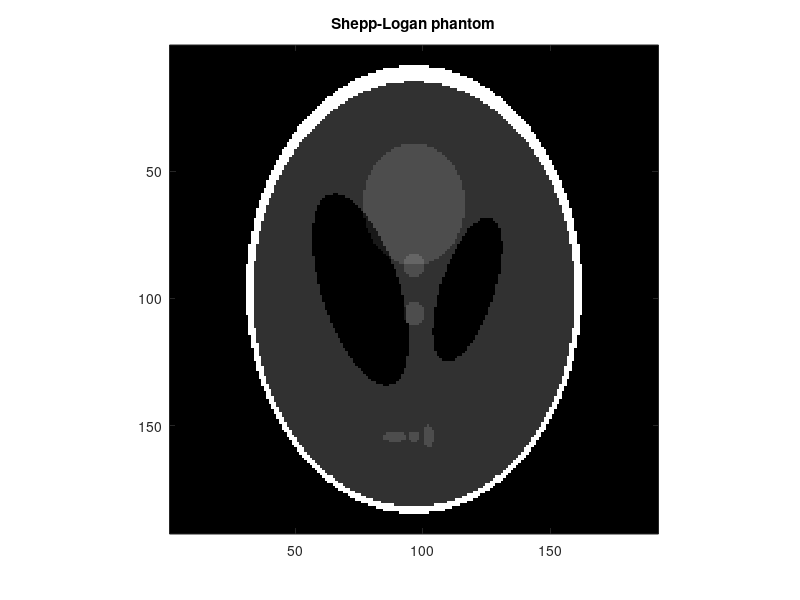
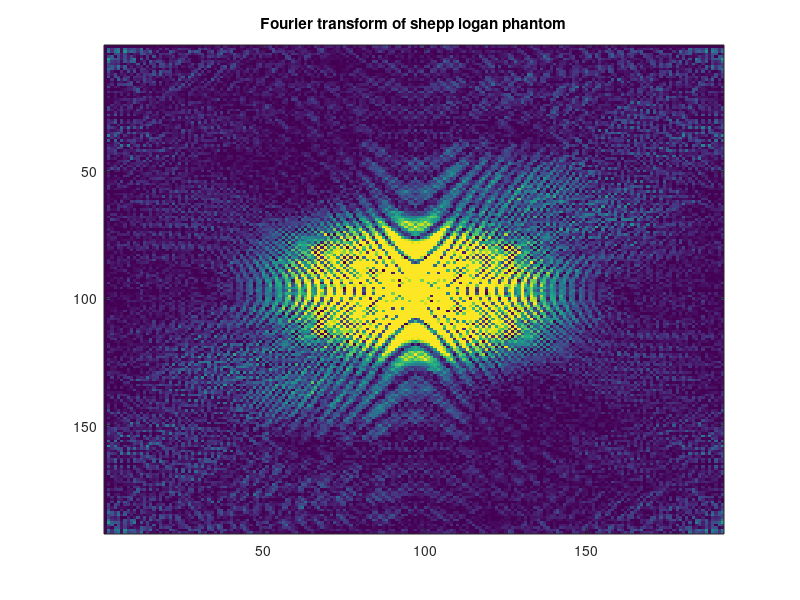

Source code (MATLAB) for these figures, in order:
clear all 
close all

addpath('../gridder')

matrix_size= 192;
% shepp logan phantom
P = phantom('Modified Shepp-Logan',matrix_size);
figure; imagesc(P); axis('square'); colormap('gray'); title('Shepp-Logan phantom')

%fourier transform
FTP=fft2(P);
figure;
image(abs(real(fftshift(FTP))))
title('Fourier transform of shepp logan phantom')

%grid onto a radial trajectory
